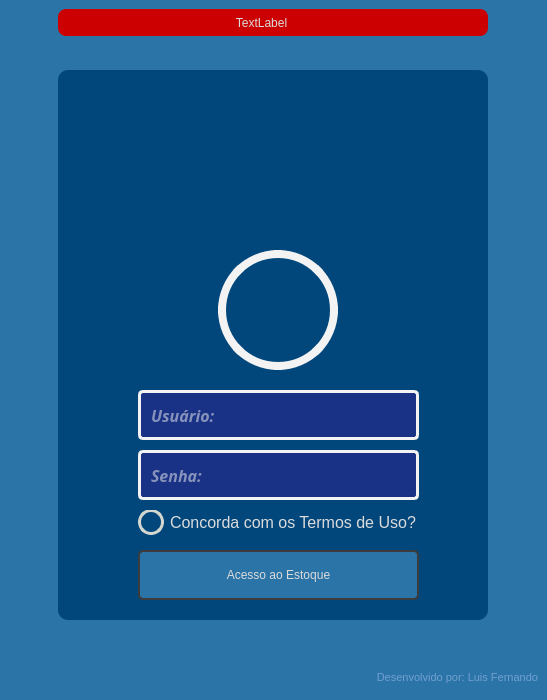
<?xml version="1.0" encoding="UTF-8"?>
<ui version="4.0">
 <class>MainWindow</class>
 <widget class="QMainWindow" name="MainWindow">
  <property name="windowModality">
   <enum>Qt::NonModal</enum>
  </property>
  <property name="geometry">
   <rect>
    <x>0</x>
    <y>0</y>
    <width>547</width>
    <height>700</height>
   </rect>
  </property>
  <property name="minimumSize">
   <size>
    <width>500</width>
    <height>700</height>
   </size>
  </property>
  <property name="windowTitle">
   <string>Login</string>
  </property>
  <property name="windowIcon">
   <iconset resource="recursos.qrc">
    <normaloff>:/icones/images/My-Documents-icon.ico</normaloff>:/icones/images/My-Documents-icon.ico</iconset>
  </property>
  <property name="styleSheet">
   <string notr="true">color: rgb(219, 219, 219);
background-color: rgb(43, 116, 168);</string>
  </property>
  <widget class="QWidget" name="centralwidget">
   <layout class="QVBoxLayout" name="verticalLayout">
    <property name="spacing">
     <number>0</number>
    </property>
    <property name="leftMargin">
     <number>0</number>
    </property>
    <property name="topMargin">
     <number>0</number>
    </property>
    <property name="rightMargin">
     <number>0</number>
    </property>
    <property name="bottomMargin">
     <number>0</number>
    </property>
    <item>
     <widget class="QFrame" name="frame_superior">
      <property name="maximumSize">
       <size>
        <width>16777215</width>
        <height>45</height>
       </size>
      </property>
      <property name="styleSheet">
       <string notr="true"/>
      </property>
      <property name="frameShape">
       <enum>QFrame::NoFrame</enum>
      </property>
      <property name="frameShadow">
       <enum>QFrame::Raised</enum>
      </property>
      <layout class="QHBoxLayout" name="horizontalLayout_2">
       <item>
        <widget class="QFrame" name="frame_erro_login">
         <property name="maximumSize">
          <size>
           <width>430</width>
           <height>16777215</height>
          </size>
         </property>
         <property name="styleSheet">
          <string notr="true">background-color: rgb(204, 0, 0);
border-radius: 8px;</string>
         </property>
         <property name="frameShape">
          <enum>QFrame::StyledPanel</enum>
         </property>
         <property name="frameShadow">
          <enum>QFrame::Raised</enum>
         </property>
         <layout class="QHBoxLayout" name="horizontalLayout_3">
          <property name="spacing">
           <number>3</number>
          </property>
          <property name="leftMargin">
           <number>8</number>
          </property>
          <property name="topMargin">
           <number>3</number>
          </property>
          <property name="rightMargin">
           <number>8</number>
          </property>
          <property name="bottomMargin">
           <number>3</number>
          </property>
          <item>
           <widget class="QLabel" name="label_erro">
            <property name="text">
             <string>TextLabel</string>
            </property>
            <property name="alignment">
             <set>Qt::AlignCenter</set>
            </property>
           </widget>
          </item>
          <item>
           <widget class="QPushButton" name="pushButton_fechar_erro">
            <property name="minimumSize">
             <size>
              <width>20</width>
              <height>20</height>
             </size>
            </property>
            <property name="maximumSize">
             <size>
              <width>20</width>
              <height>20</height>
             </size>
            </property>
            <property name="styleSheet">
             <string notr="true">QPushButton {
	background-image: url(:/icones/images/fechar.png);
	background-position: center;
	border-radius 8px;
}
QPushButton:hover {
	background-color: rgb(226, 129, 63);
}
QPushButton:pressed {
	background-color: rgb(252, 233, 79);
}</string>
            </property>
            <property name="text">
             <string/>
            </property>
           </widget>
          </item>
         </layout>
        </widget>
       </item>
      </layout>
     </widget>
    </item>
    <item>
     <widget class="QFrame" name="frame_central">
      <property name="styleSheet">
       <string notr="true"/>
      </property>
      <property name="frameShape">
       <enum>QFrame::NoFrame</enum>
      </property>
      <property name="frameShadow">
       <enum>QFrame::Raised</enum>
      </property>
      <layout class="QHBoxLayout" name="horizontalLayout" stretch="0">
       <property name="spacing">
        <number>0</number>
       </property>
       <property name="leftMargin">
        <number>0</number>
       </property>
       <property name="topMargin">
        <number>0</number>
       </property>
       <property name="rightMargin">
        <number>0</number>
       </property>
       <property name="bottomMargin">
        <number>9</number>
       </property>
       <item>
        <widget class="QFrame" name="frame_login_area">
         <property name="maximumSize">
          <size>
           <width>430</width>
           <height>550</height>
          </size>
         </property>
         <property name="styleSheet">
          <string notr="true">background-color: rgb(1, 71, 123);
border-radius: 10px;</string>
         </property>
         <property name="frameShape">
          <enum>QFrame::NoFrame</enum>
         </property>
         <property name="frameShadow">
          <enum>QFrame::Raised</enum>
         </property>
         <widget class="QFrame" name="frame_logo_unisa">
          <property name="geometry">
           <rect>
            <x>60</x>
            <y>20</y>
            <width>321</width>
            <height>141</height>
           </rect>
          </property>
          <property name="styleSheet">
           <string notr="true">background-image: url(:/Logo/images/unisa.png);
background-position: center;
background-repeat: no-repeat;</string>
          </property>
          <property name="frameShape">
           <enum>QFrame::StyledPanel</enum>
          </property>
          <property name="frameShadow">
           <enum>QFrame::Raised</enum>
          </property>
         </widget>
         <widget class="QFrame" name="frame_avatar">
          <property name="geometry">
           <rect>
            <x>160</x>
            <y>180</y>
            <width>120</width>
            <height>120</height>
           </rect>
          </property>
          <property name="minimumSize">
           <size>
            <width>120</width>
            <height>120</height>
           </size>
          </property>
          <property name="maximumSize">
           <size>
            <width>120</width>
            <height>120</height>
           </size>
          </property>
          <property name="styleSheet">
           <string notr="true">QFrame{
	background-image: url(:/avatar/images/ursinho.png);
	background-position: center;
	border-radius: 60px;
	border: 8px solid rgb(243, 243, 243);
}</string>
          </property>
          <property name="frameShape">
           <enum>QFrame::StyledPanel</enum>
          </property>
          <property name="frameShadow">
           <enum>QFrame::Raised</enum>
          </property>
         </widget>
         <widget class="QLineEdit" name="lineEdit_usuario">
          <property name="geometry">
           <rect>
            <x>80</x>
            <y>320</y>
            <width>281</width>
            <height>50</height>
           </rect>
          </property>
          <property name="font">
           <font>
            <family>Sans</family>
            <pointsize>12</pointsize>
            <weight>75</weight>
            <italic>true</italic>
            <bold>true</bold>
            <stylestrategy>PreferDefault</stylestrategy>
            <kerning>true</kerning>
           </font>
          </property>
          <property name="toolTip">
           <string/>
          </property>
          <property name="autoFillBackground">
           <bool>false</bool>
          </property>
          <property name="styleSheet">
           <string notr="true">QLineEdit{
	border: 3px solid rgb(243, 243, 243);
	background-color: rgb(26, 50, 133);
	border-radius: 5px;
	color: rgb(243, 243, 243);
	padding: 8px;
}
QLineEdit:hover{
		border: 3px solid rgb(114, 159, 207);
}
QLineEdit:focus{
		border: 3px solid rgb(101, 0, 255);
}</string>
          </property>
          <property name="maxLength">
           <number>120</number>
          </property>
          <property name="placeholderText">
           <string>Usuário:</string>
          </property>
         </widget>
         <widget class="QLineEdit" name="lineEdit_senha">
          <property name="geometry">
           <rect>
            <x>80</x>
            <y>380</y>
            <width>281</width>
            <height>50</height>
           </rect>
          </property>
          <property name="font">
           <font>
            <family>Sans</family>
            <pointsize>12</pointsize>
            <weight>75</weight>
            <italic>true</italic>
            <bold>true</bold>
            <stylestrategy>PreferDefault</stylestrategy>
            <kerning>true</kerning>
           </font>
          </property>
          <property name="toolTip">
           <string/>
          </property>
          <property name="autoFillBackground">
           <bool>false</bool>
          </property>
          <property name="styleSheet">
           <string notr="true">QLineEdit{
	border: 3px solid rgb(243, 243, 243);
	background-color: rgb(26, 50, 133);
	border-radius: 5px;
	color: rgb(243, 243, 243);
	padding: 8px;
}
QLineEdit:hover{
		border: 3px solid rgb(114, 159, 207);
}
QLineEdit:focus{
		border: 3px solid rgb(101, 0, 255);
}</string>
          </property>
          <property name="maxLength">
           <number>120</number>
          </property>
          <property name="echoMode">
           <enum>QLineEdit::Password</enum>
          </property>
          <property name="placeholderText">
           <string>Senha:</string>
          </property>
         </widget>
         <widget class="QCheckBox" name="checkBox">
          <property name="geometry">
           <rect>
            <x>80</x>
            <y>440</y>
            <width>281</width>
            <height>25</height>
           </rect>
          </property>
          <property name="font">
           <font>
            <pointsize>12</pointsize>
           </font>
          </property>
          <property name="styleSheet">
           <string notr="true">QCheckBox::indicator{
	border: 3px solid rgb(211, 215, 207);
	width: 20px;
	height: 20px;
	border-radius: 13px;
	background-color:  rgb(1, 71, 123);
}

QCheckBox::indicator:checked{
    background-image: url(:/icones/images/ok-icon.png);
	background-position: center;
	width: 20px;
	height: 20px;
	border: 3px solid rgb(26, 50, 133);
	background-color: rgb(241, 255, 46);
}</string>
          </property>
          <property name="text">
           <string>Concorda com os Termos de Uso?</string>
          </property>
         </widget>
         <widget class="QPushButton" name="pushButton_acesso">
          <property name="geometry">
           <rect>
            <x>80</x>
            <y>480</y>
            <width>281</width>
            <height>50</height>
           </rect>
          </property>
          <property name="styleSheet">
           <string notr="true">QPushButton {	
	background-color: rgb(43, 116, 168);
	border: 2px solid rgb(60, 60, 60);
	border-radius: 5px;
}
QPushButton:hover {	
	background-color: rgb(26, 50, 133);
	border: 2px solid rgb(114, 159, 207);
}
QPushButton:pressed {	
	background-color: rgb(255, 255, 191);
	border: 2px solid rgb(255, 165, 24);	
	color: rgb(35, 35, 35);
}</string>
          </property>
          <property name="text">
           <string>Acesso ao Estoque</string>
          </property>
         </widget>
        </widget>
       </item>
      </layout>
     </widget>
    </item>
    <item>
     <widget class="QFrame" name="frame_inferior">
      <property name="maximumSize">
       <size>
        <width>16777215</width>
        <height>45</height>
       </size>
      </property>
      <property name="styleSheet">
       <string notr="true"/>
      </property>
      <property name="frameShape">
       <enum>QFrame::NoFrame</enum>
      </property>
      <property name="frameShadow">
       <enum>QFrame::Raised</enum>
      </property>
      <layout class="QHBoxLayout" name="horizontalLayout_4">
       <item>
        <widget class="QLabel" name="label">
         <property name="font">
          <font>
           <pointsize>8</pointsize>
          </font>
         </property>
         <property name="styleSheet">
          <string notr="true">color: rgb(114, 159, 207);</string>
         </property>
         <property name="text">
          <string>Desenvolvido por: Luis Fernando</string>
         </property>
         <property name="alignment">
          <set>Qt::AlignRight|Qt::AlignTrailing|Qt::AlignVCenter</set>
         </property>
        </widget>
       </item>
      </layout>
     </widget>
    </item>
   </layout>
  </widget>
 </widget>
 <resources>
  <include location="recursos.qrc"/>
 </resources>
 <connections/>
</ui>
